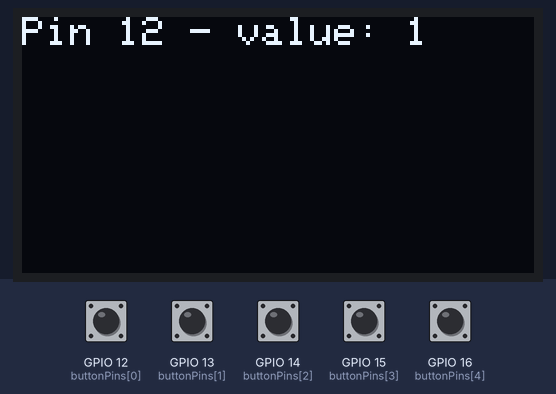
The sketch below on a simulated ESP8266 (NodeMCU). Shown: 128×64 one-colour display. The inputs (shaded band) are chosen by the test bench; at power-on: GPIO 12 (buttonPins[0]), GPIO 13 (buttonPins[1]), GPIO 14 (buttonPins[2]), GPIO 15 (buttonPins[3]), GPIO 16 (buttonPins[4]) HIGH.

Above: at 1.26 s.
1.3 s: GPIO 12 (buttonPins[0]) pulled LOW for 1.35 s
At 3.2 s:
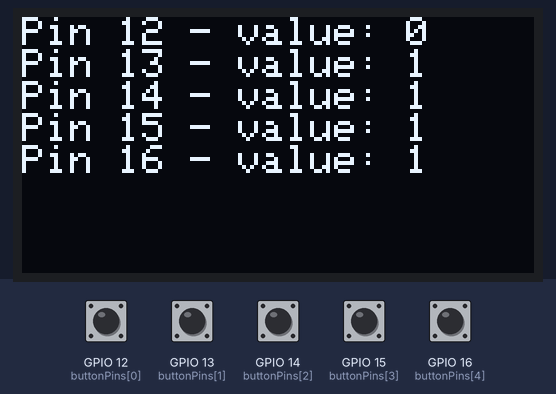
4.9 s: GPIO 13 (buttonPins[1]) pulled LOW for 1.35 s
At 6.5 s:
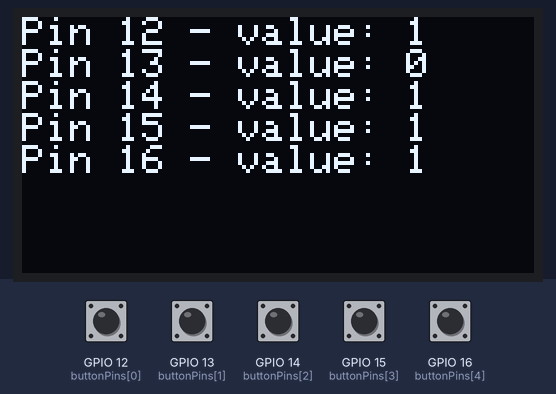
7.7 s: GPIO 14 (buttonPins[2]) pulled LOW for 1.35 s
At 8.9 s:
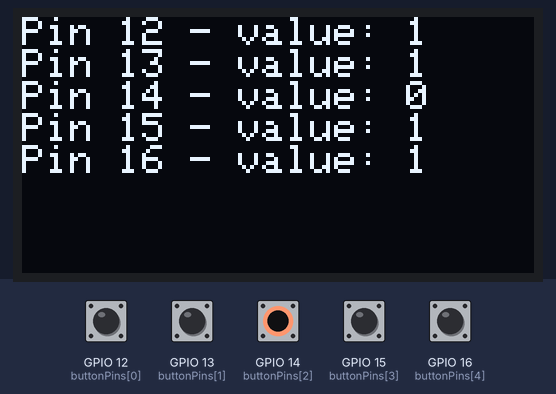
10.5 s: GPIO 15 (buttonPins[3]) pulled LOW for 1.35 s
At 12.2 s:
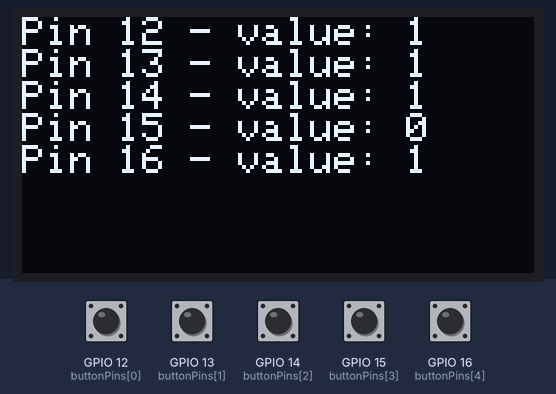
13.3 s: GPIO 16 (buttonPins[4]) pulled LOW for 1.35 s
At 14.5 s:
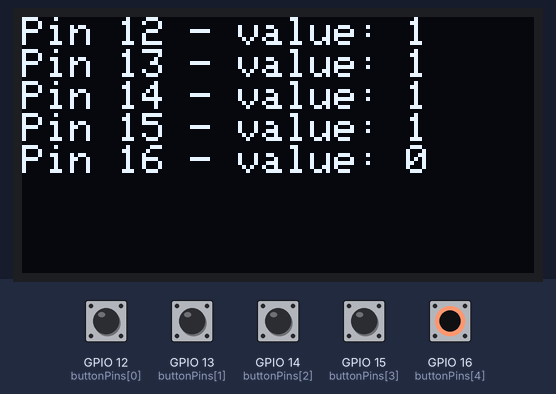
Timing chart, 0 to 16.3 s (numbered marks = the images above; inputs shaded):
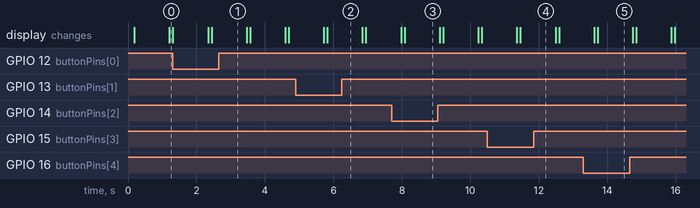

Measured:
- after the input at 1.3 s, the display: first differs from a run without the input after 1.0 s (image 1 shows a later state)
- after the input at 4.9 s, the display: first differs from a run without the input after 0.92 s (image 2)
- after the input at 7.7 s, the display: first differs from a run without the input after 0.38 s (image 3)
- after the input at 10.5 s, the display: first differs from a run without the input after 0.96 s (image 4)

The sketch:

test_input.ino
```cpp
// Wemos ESP8266 with battery holder and 0.96" 128x64 OLED display
// three input buttones, no schematics

#include <SPI.h>
#include <Wire.h>
#include <Adafruit_GFX.h>
#include <Adafruit_SSD1306.h>

#define SCREEN_WIDTH 128 // OLED display width, in pixels
#define SCREEN_HEIGHT 64 // OLED display height, in pixels
#define OLED_RESET     -1 // Reset pin # (or -1 if sharing Arduino reset pin)
#define SCREEN_ADDRESS 0x3C
Adafruit_SSD1306 display(SCREEN_WIDTH, SCREEN_HEIGHT, &Wire, OLED_RESET);

const int buttonPins[] = {12, 13, 14, 15, 16};
int buttonState = 0;

void setup() {
  Serial.begin(74880);
  Wire.begin(5, 4);
  // SSD1306_SWITCHCAPVCC = generate display voltage from 3.3V internally
  if(!display.begin(SSD1306_SWITCHCAPVCC, SCREEN_ADDRESS)) {
    Serial.println(F("SSD1306 allocation failed"));
    for(;;); // Don't proceed, loop forever
  }
  for(int i = 0; i < 5; i++) {
    pinMode(buttonPins[i], INPUT_PULLUP);
  }
  display.clearDisplay();
  display.setRotation(2); // 180 degrees
  display.setTextSize(1);
  display.setTextColor(SSD1306_WHITE); // Draw white text
  display.setCursor(0, 0);
  display.display();
}

void loop() {
  display.clearDisplay();
  display.setCursor(0, 0);
  for(int i = 0; i < 5; i++) {
    buttonState = digitalRead(buttonPins[i]);
    display.print("Pin ");
    display.print(buttonPins[i]);
    display.print(" - value: ");
    display.println(buttonState);
    display.display();
  }
  delay(1000);
}

void draw_hello_world() {
  display.clearDisplay();
  display.setRotation(2); // 180 degrees
  display.setTextSize(4);
  display.setTextColor(SSD1306_WHITE); // Draw white text
  display.setCursor(0, 0);     // Start at top-left corner
  display.cp437(true);         // Use full 256 char 'Code Page 437' font
  display.println(F("Helloworld"));
  display.display();
  Serial.println("\nHello, world!");
}
```
